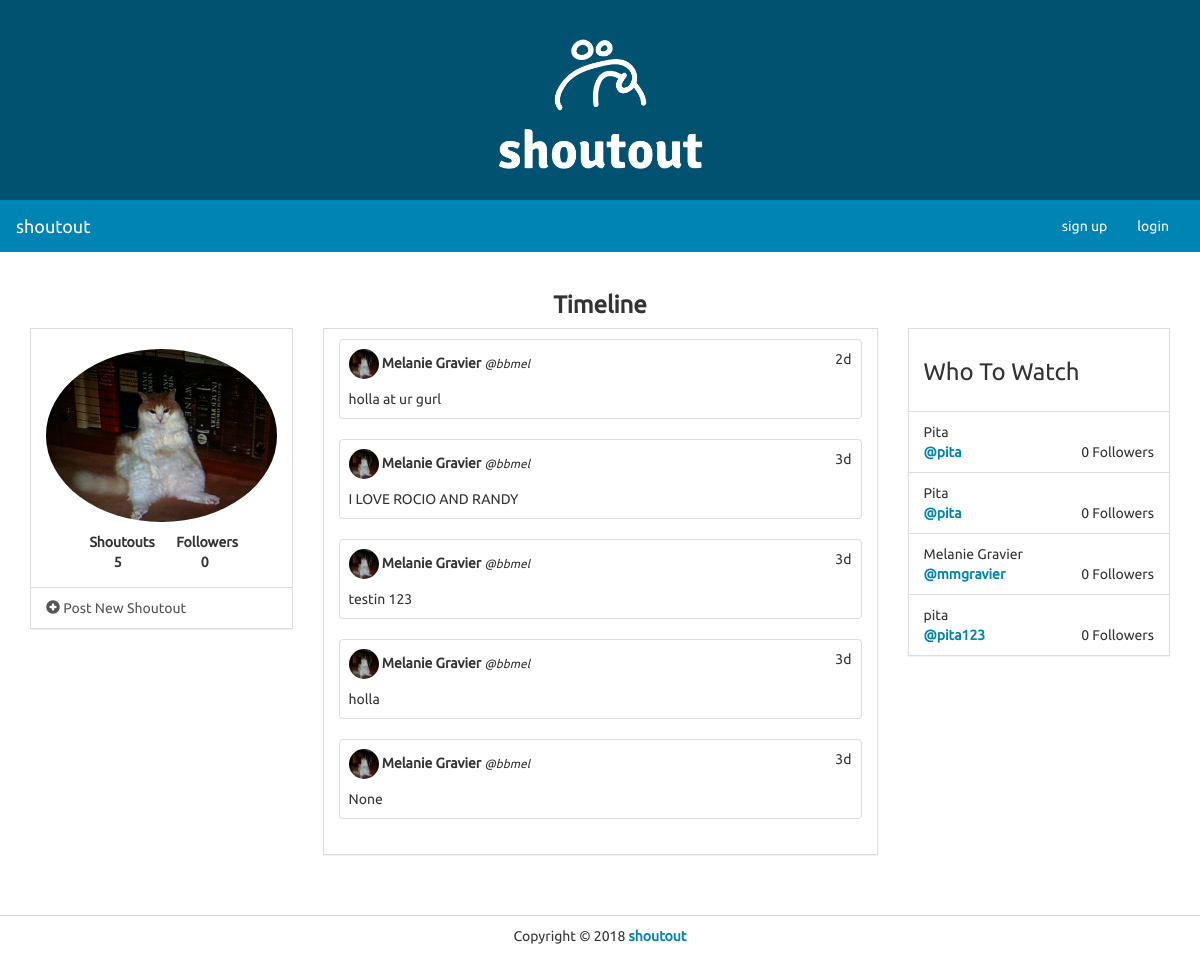
Page /timeline/bbmel on the earlier database version.
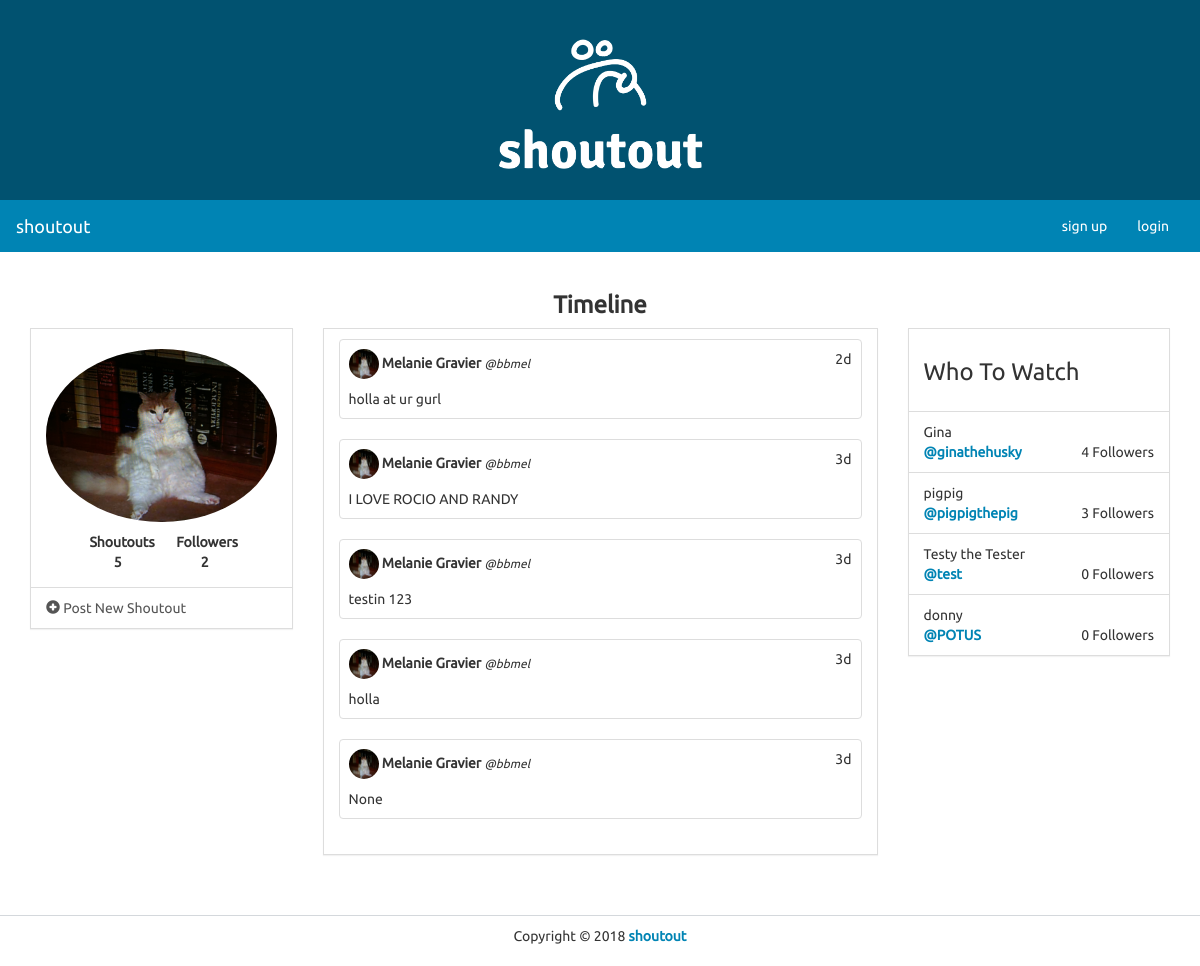
Same page on the later database version.
### models.py (models this page shows)
class Shoutout(db.Model):
    id = db.Column(db.Integer, primary_key=True)
    user_id = db.Column(db.Integer, db.ForeignKey('user.id'))
    text = db.Column(db.String(200))
    date_created = db.Column(db.DateTime)

class User(UserMixin, db.Model):
    id = db.Column(db.Integer, primary_key=True)
    name = db.Column(db.String(100))
    username = db.Column(db.String(30))
    image = db.Column(db.String(100))
    password = db.Column(db.String(50))
    join_date = db.Column(db.DateTime)
    shoutous = db.relationship('Shoutout', backref='user', lazy='dynamic')
    following = db.relationship('User', secondary=followers,
        primaryjoin=(followers.c.follower_id == id),
        secondaryjoin=(followers.c.followee_id == id),
        backref=db.backref('followers', lazy='dynamic'), lazy='dynamic')
    followed_by = db.relationship('User', secondary=followers,
        primaryjoin=(followers.c.followee_id == id),
        secondaryjoin=(followers.c.follower_id == id),
        backref=db.backref('followees', lazy='dynamic'), lazy='dynamic')

### views.py (the view, shortened to what this page needs)
@app.route('/timeline', defaults={'username' : None})
@app.route('/timeline/<username>') # generalizes the timeline
def timeline(username):
    form = ShoutoutForm()
    if username:
        user = User.query.filter_by(username=username).first()
        if not user:
            abort(404)
        shoutouts = Shoutout.query.filter_by(user=user).order_by(Shoutout.date_created.desc()).all()
        total_shoutouts = len(shoutouts)
    who_to_watch = User.query.filter(User.id != user.id).order_by(db.func.random()).limit(4).all()
    current_time = datetime.now()
    followed_by_count = user.followed_by.count()
    return render_template('timeline.html', form=form, shoutouts=shoutouts, current_time=current_time, current_user=user, total_shoutouts=total_shoutouts, who_to_watch=who_to_watch, logged_in_user=current_user, followed_by_count=followed_by_count)

### app.py (called while the page is built)
@app.template_filter('time_since')
def time_since(delta):
    seconds = delta.total_seconds()
    days, seconds = divmod(seconds, 86400)
    hours, seconds = divmod(seconds, 3600)
    minutes, seconds = divmod(seconds, 60)
    if days > 0:
        return '%dd' % (days)
    elif hours > 0:
        return '%dh' % (hours)
    elif minutes > 0:
        return '%dm' % (minutes)
    else:
        return 'Just now'

### templates/timeline.html (shortened to what this page needs)
{% extends "base.html" %}
{% block content %}
			<div class="row">
				<div class="col-lg-12">
					<h3 class="text-center bold">Timeline</h3>
				</div>
				<div class="col-lg-3">
					<div class="panel panel-default">
						<div class="panel-body">
							<div class="row pad">
								<div class="col-lg-12">
									<img src="{{ current_user.image }}" class="img-responsive img-circle center-block" alt="Image" />
								</div>
							</div>
							<div class="row pad">
								<div class="col-lg-4 col-lg-offset-2 text-center">
									<strong>
										Shoutouts <br />
										{{ total_shoutouts }}
									</strong>
								</div>
								<div class="col-lg-4 text-center">
									<strong>
										Followers <br />
										{{ followed_by_count }}
									</strong>
								</div>
							</div>
						</div>
						<ul class="list-group">
							<a class="list-group-item" data-toggle="modal" href="#newPost" data-backdrop="static" data-keboard="false">
								<i class="glyphicon glyphicon-plus-sign"></i> Post New Shoutout
							</a>
						</ul>
					</div>
				</div>
				<div class="col-lg-6">
					<div class="panel panel-default">
						<div class="panel-body">
							{% for shoutout in shoutouts %}
								<div class="row">
									<div class="col-xs-12 col-sm-12 col-md-12 col-lg-12">
										<div class="thumbnail">
											<div class="caption">
												<div class="row">
													<div class="col-lg-10">
														<img src="{{ shoutout.user.image }}" style="width: 30px; height: 30px;" class="img-circle">
														<strong>{{ shoutout.user.name }}</strong>
														<small><em>@{{ shoutout.user.username }}</em></small>
													</div>
													<div class="col-lg-2 text-right">
														{{ (current_time - shoutout.date_created)|time_since }}
													</div>
												</div>
												<div class="row pad">
													<div class="col-lg-12">
														{{ shoutout.text }}
													</div>
												</div>
											</div>
										</div>
									</div>
								</div>
							{% endfor %}
						</div>
					</div>
				</div>
				<div class="col-lg-3">
					<div class="panel panel-default">
						<div class="panel-body">
							<h3>Who To Watch</h3>
						</div>
						<ul class="list-group">
							{% for user in who_to_watch %}
								<li class="list-group-item">
									{{ user.name }}
									<div>
										<strong><a href="{{ url_for('profile', username=user.username) }}">@{{ user.username }}</a></strong>
										<span class="pull-right">
											{{ user.followed_by.all()|length }} Followers
										</span>
									</div>
								</li>
						    {% endfor %}
						</ul>
					</div>
				</div>
			</div>
		</div>
{% endblock %}

Differences in the rows shown:
removed User: name "Pita", username "pita", followed_by.all|length "0"
removed User: name "Pita", username "pita", followed_by.all|length "0"
removed User: name "Melanie Gravier", username "mmgravier", followed_by.all|length "0"
removed User: name "pita", username "pita123", followed_by.all|length "0"
added User: name "Gina", username "ginathehusky", followed_by.all|length "4"
added User: name "pigpig", username "pigpigthepig", followed_by.all|length "3"
added User: name "Testy the Tester", username "test", followed_by.all|length "0"
added User: name "donny", username "POTUS", followed_by.all|length "0"
Other differences:
{{ followed_by_count }}: "0" → "2"
